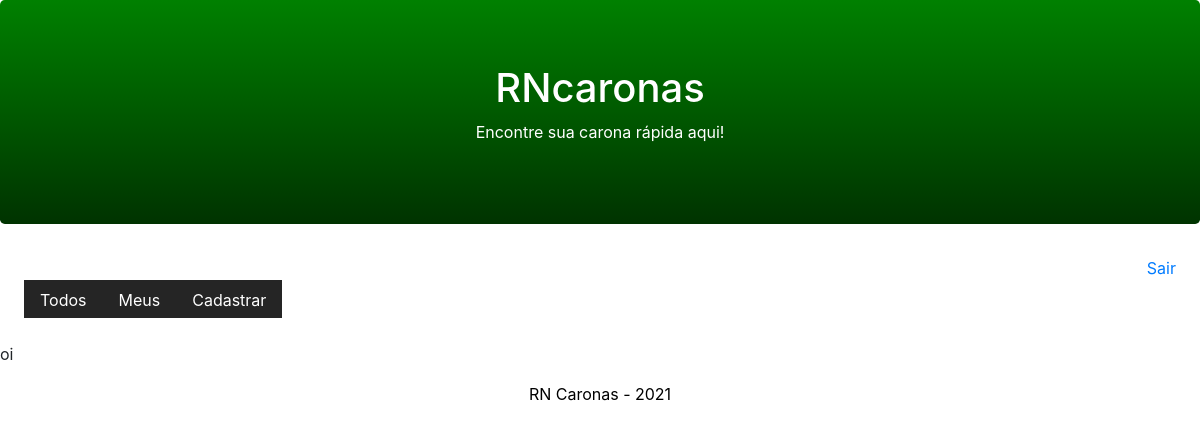
The page /usuario/list (signed in) on the database as committed earlier.
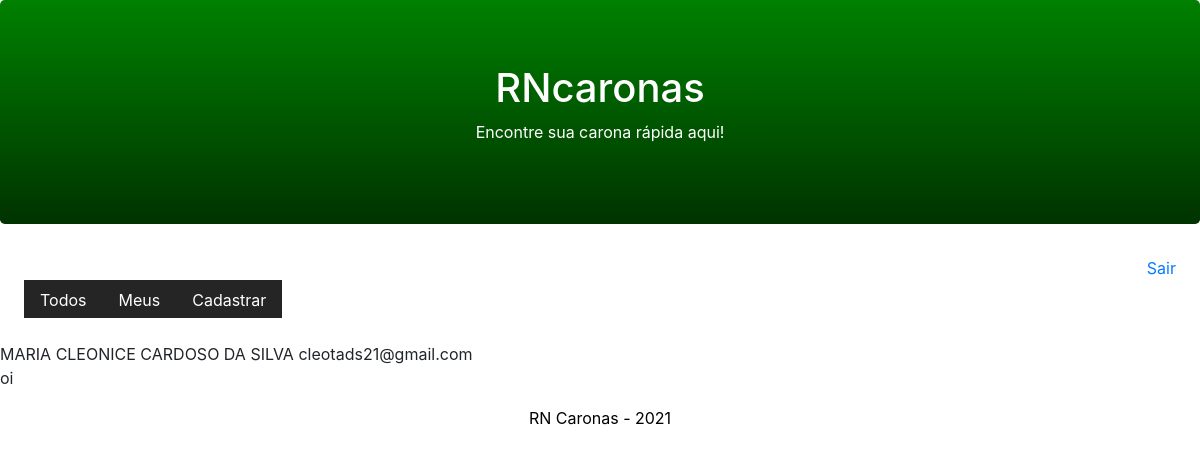
The same page on the database as committed later.
### usuario/models.py (models this page shows, shortened)
class usuario(models.Model):
    nome = models.CharField(max_length=255)
    email = models.EmailField()
    senha = models.CharField(max_length=50)
    foto = models.ImageField(upload_to="media/%y/%m",blank=True,null=True)
    active = models.BooleanField(default=True)
    user = models.ForeignKey(User, on_delete=models.CASCADE)
    class Meta:
        db_table = 'usuario'

### usuario/views.py (the view)
# urls.py: path('usuario/list', views.list_all_usuario),
@login_required(login_url='/login/')
def list_all_usuario(request):#listando os usuarios
    user = usuario.objects.filter(active=True)
    print(user.query)
    return render(request, 'list.html', {'user': user})#passando um dicionario

### usuario/templates/list.html
{%extends "model-page.html"%}
{% block content %}
    {% for u in user %}
        {{u.nome}}
        {{u.email}}
    {% endfor %}
<p>oi</p>
{% endblock%}

### usuario/templates/model-page.html
<!DOCTYPE html>
<html lang="en">
    <head>
        {% include "model-header.html" %}
    </head>
    <body>
        {% block content %} {% endblock %}
        {% include "model-footer.html" %}
    </body>
</html>

### usuario/templates/model-header.html (shortened to what this page needs)
<link rel="stylesheet" href="https://maxcdn.bootstrapcdn.com/bootstrap/4.1.3/css/bootstrap.min.css">
<div class="jumbotron header text-center">
    <h1>RNcaronas</h1>
    <p>Encontre sua carona rápida aqui!</p>
</div>
<div class="text-right mr-4">
    <a href="/logout/">Sair</a>
</div>
<div id="menu">
    <ul class="nav ml-4">
        <li class="nav-item">
            <a class="nav-link" href="/usuario/list/">Todos</a>
        </li>
        <li class="nav-item">
            <a class="nav-link" href="">Meus</a>
        </li>
        <li class="nav-item">
            <a class="nav-link" href="">Cadastrar</a>
        </li>
    </ul>
</div>
<br>

### usuario/templates/model-footer.html
<div class=" text-center"
	 style="color: black">
    <p>RN Caronas - 2021</p>
</div>

### usuario/templates/model-header.html (style rules this page uses)
#menu a { color: #FFF; background-color: #252525; text-decoration: none; border-bottom: transparent solid 1px; padding-bottom: 5px; }
.jumbotron.header { background-color: green; color: white; background-image: linear-gradient(green, #003300); }

Rows that differ between the two databases and show on the page:
added usuario: nome "MARIA CLEONICE CARDOSO DA SILVA", email "cleotads21@gmail.com"
